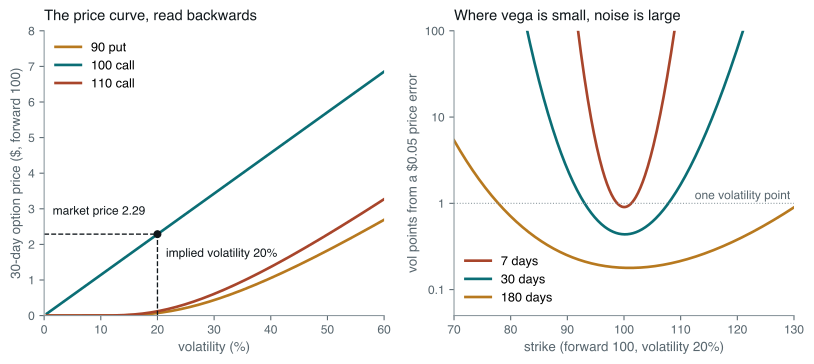

Recreate this plot in Python.
# Implied volatility as a change of units, and where that change is ill-conditioned.
#
#   Left  — Black–Scholes call price against volatility for three strikes on a
#           30-day option. Each curve rises monotonically, so every price in the
#           no-arbitrage range corresponds to exactly one volatility: implied
#           volatility is the price read backwards through the curve.
#   Right — how many volatility points a $0.05 error in the option price
#           becomes, by strike, at three maturities (flat 20% volatility). The
#           error is price error divided by vega, so it explodes in the wings
#           and at short maturities, where vega is small.
#
# Also prints the numbers quoted in the text: Newton iterations from the
# at-the-money approximation, the call–put volatility gap created by a wrong
# forward, and the effect of the clock used for an intraday option.
#
# Run standalone:  uv run --no-project --with matplotlib,numpy python <path>

import math
import os

os.environ.setdefault("SOURCE_DATE_EPOCH", "1735689600")

import matplotlib

matplotlib.use("Agg")
matplotlib.rcParams["svg.fonttype"] = "path"
matplotlib.rcParams["svg.hashsalt"] = "iv_inversion"
matplotlib.rcParams["font.family"] = ["Helvetica", "Arial", "DejaVu Sans"]

from pathlib import Path

import matplotlib.pyplot as plt
import numpy as np

INK = "#10171B"
MUTED = "#58666E"
TEAL = "#0B6E75"
RUST = "#A8452B"
GREY = "#8A979D"
GOLD = "#B7791F"

F = 100.0
TAU = 30 / 365

_erf = np.vectorize(math.erf)


def ncdf(x: np.ndarray | float) -> np.ndarray:
    return 0.5 * (1 + _erf(np.asarray(x, dtype=float) / math.sqrt(2)))


def npdf(x: np.ndarray | float) -> np.ndarray:
    x = np.asarray(x, dtype=float)
    return np.exp(-0.5 * x**2) / math.sqrt(2 * math.pi)


def call(f: float, k: np.ndarray | float, tau: float, vol: np.ndarray | float) -> np.ndarray:
    s = np.asarray(vol, dtype=float) * math.sqrt(tau)
    d1 = (np.log(f / np.asarray(k, dtype=float)) + 0.5 * s**2) / s
    return f * ncdf(d1) - np.asarray(k, dtype=float) * ncdf(d1 - s)


def put(f: float, k: np.ndarray | float, tau: float, vol: np.ndarray | float) -> np.ndarray:
    return call(f, k, tau, vol) - (f - np.asarray(k, dtype=float))


def vega(f: float, k: np.ndarray | float, tau: float, vol: np.ndarray | float) -> np.ndarray:
    s = np.asarray(vol, dtype=float) * math.sqrt(tau)
    d1 = (np.log(f / np.asarray(k, dtype=float)) + 0.5 * s**2) / s
    return f * npdf(d1) * math.sqrt(tau)


def implied_newton(price: float, f: float, k: float, tau: float, guess: float, steps: int = 6) -> list[float]:
    path = [guess]
    vol = guess
    for _ in range(steps):
        v = float(vega(f, k, tau, vol)) if vol > 0 else 0.0
        if v < 1e-12:
            break
        vol = vol - (float(call(f, k, tau, vol)) - price) / v
        path.append(vol)
    return path


def style(ax) -> None:
    ax.tick_params(labelsize=9, colors=MUTED)
    for side in ("top", "right"):
        ax.spines[side].set_visible(False)
    for side in ("left", "bottom"):
        ax.spines[side].set_color(GREY)


def main() -> None:
    fig, (axL, axR) = plt.subplots(1, 2, figsize=(8.6, 3.9))

    vols = np.linspace(0.005, 0.60, 400)
    axL.plot(vols * 100, put(F, 90.0, TAU, vols), color=GOLD, lw=2.0, label="90 put")
    axL.plot(vols * 100, call(F, 100.0, TAU, vols), color=TEAL, lw=2.0, label="100 call")
    axL.plot(vols * 100, call(F, 110.0, TAU, vols), color=RUST, lw=2.0, label="110 call")
    market = float(call(F, 100.0, TAU, 0.20))
    axL.plot([0, 20], [market, market], color=INK, lw=1.0, ls="--")
    axL.plot([20, 20], [0, market], color=INK, lw=1.0, ls="--")
    axL.plot([20], [market], "o", color=INK, ms=5)
    axL.annotate("market price 2.29", xy=(1, market), xytext=(1.5, market + 0.55), fontsize=9, color=INK)
    axL.annotate("implied volatility 20%", xy=(20, 0), xytext=(21.5, 1.65), fontsize=9, color=INK)
    axL.set_xlim(0, 60)
    axL.set_ylim(0, 8)
    axL.set_xlabel("volatility (%)", fontsize=10, color=MUTED)
    axL.set_ylabel("30-day option price ($, forward 100)", fontsize=10, color=MUTED)
    axL.set_title("The price curve, read backwards", fontsize=11, color=INK, loc="left", pad=8)
    axL.legend(frameon=False, fontsize=9.5, loc="upper left")
    style(axL)

    strikes = np.linspace(70, 130, 601)
    for days, color, label in ((7, RUST, "7 days"), (30, TEAL, "30 days"), (180, GOLD, "180 days")):
        tau = days / 365
        err = 100 * 0.05 / vega(F, strikes, tau, 0.20)
        axR.semilogy(strikes, err, color=color, lw=2.0, label=label)
    axR.axhline(1.0, color=GREY, lw=0.8, ls=":")
    axR.text(112.5, 1.12, "one volatility point", fontsize=9, color=MUTED)
    axR.set_ylim(0.05, 100)
    axR.set_xlim(70, 130)
    axR.set_yticks([0.1, 1, 10, 100], labels=["0.1", "1", "10", "100"])
    axR.minorticks_off()
    axR.set_xlabel("strike (forward 100, volatility 20%)", fontsize=10, color=MUTED)
    axR.set_ylabel("vol points from a $0.05 price error", fontsize=10, color=MUTED)
    axR.set_title("Where vega is small, noise is large", fontsize=11, color=INK, loc="left", pad=8)
    axR.legend(frameon=False, fontsize=9.5, loc="lower left")
    style(axR)

    fig.tight_layout()
    out = Path(__file__).with_suffix("")
    for ext in ("pdf", "svg"):
        fig.savefig(f"{out}.{ext}", transparent=True, bbox_inches="tight")

    print(f"ATM 30d call at 20%: {market:.4f}; vega per vol point {float(vega(F, 100.0, TAU, 0.20)) / 100:.4f}")
    guess = market / (0.4 * F * math.sqrt(TAU))
    exact_factor = market / (F * 0.20 * math.sqrt(TAU))
    print(f"ATM shortcut guess C/(0.4 F sqrt(tau)) = {guess:.5f}; exact C/(F sigma sqrt(tau)) = {exact_factor:.5f}")
    print("Newton from shortcut:", [f"{v:.8f}" for v in implied_newton(market, F, 100.0, TAU, guess, 3)])
    p110 = float(call(F, 110.0, TAU, 0.25))
    print(f"110 call at 25%: price {p110:.5f}")
    print("Newton on 110 call from 20%:", [f"{v:.8f}" for v in implied_newton(p110, F, 110.0, TAU, 0.20, 5)])
    mk = math.sqrt(2 * abs(math.log(F / 110.0)) / TAU)
    print(f"Manaster-Koehler inflection start for 110: {mk:.4f}")
    print("Newton on 110 call from inflection:", [f"{v:.6f}" for v in implied_newton(p110, F, 110.0, TAU, mk, 6)])
    print(
        f"vega of 110 call at 5%: {float(vega(F, 110.0, TAU, 0.05)):.3e}; at 10%: {float(vega(F, 110.0, TAU, 0.10)):.4f}"
    )
    print("Newton on 110 call from 10%:", [f"{v:.4f}" for v in implied_newton(p110, F, 110.0, TAU, 0.10, 4)])

    print("vol-point error from a $0.05 price error (flat 20%):")
    for days in (7, 30, 180):
        tau = days / 365
        row = []
        for k in (80, 90, 95, 100, 105, 110, 120):
            e = 100 * 0.05 / float(vega(F, k, tau, 0.20))
            px = float(put(F, k, tau, 0.20)) if k < 100 else float(call(F, k, tau, 0.20))
            row.append(f"K{k}: {e:7.2f}vp (otm px {px:.3f})")
        print(f"  {days:3d}d  " + "  ".join(row))

    # A wrong forward: price the market at F=100, invert at F=99.5.
    true_c = float(call(F, 100.0, TAU, 0.20))
    true_p = float(put(F, 100.0, TAU, 0.20))
    lo, hi = 0.01, 1.0
    for name, price, fn in (("call", true_c, call), ("put", true_p, put)):
        a, b = lo, hi
        for _ in range(100):
            mid = 0.5 * (a + b)
            if float(fn(99.5, 100.0, TAU, mid)) > price:
                b = mid
            else:
                a = mid
        print(f"forward misestimated at 99.5: {name} implied vol {100 * mid:.3f}%")

    cal = 6 / (365 * 24)
    trd = 6 / (252 * 6.5)
    print(
        f"six hours as calendar years {cal:.6f}, as trading years {trd:.6f}, ratio {trd / cal:.3f}, vol ratio {math.sqrt(trd / cal):.3f}"
    )
    straddle = true_c + true_p
    print(
        f"ATM straddle {straddle:.4f}; sd of move {100 * 0.20 * math.sqrt(TAU):.4f}; sqrt(2/pi)*sd {100 * 0.20 * math.sqrt(TAU) * math.sqrt(2 / math.pi):.4f}"
    )


main()
